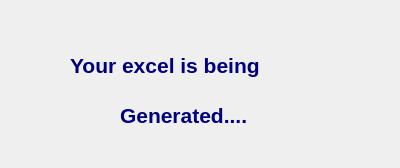
<?xml version="1.0" encoding="UTF-8"?>
<ui version="4.0">
 <class>LoadingDialog</class>
 <widget class="QDialog" name="LoadingDialog">
  <property name="geometry">
   <rect>
    <x>0</x>
    <y>0</y>
    <width>400</width>
    <height>168</height>
   </rect>
  </property>
  <property name="windowTitle">
   <string>Dialog</string>
  </property>
  <widget class="QLabel" name="label">
   <property name="geometry">
    <rect>
     <x>70</x>
     <y>30</y>
     <width>261</width>
     <height>71</height>
    </rect>
   </property>
   <property name="font">
    <font>
     <pointsize>16</pointsize>
     <weight>75</weight>
     <bold>true</bold>
    </font>
   </property>
   <property name="styleSheet">
    <string notr="true">color: rgb(0, 0, 127);</string>
   </property>
   <property name="text">
    <string>Your excel is being </string>
   </property>
  </widget>
  <widget class="QLabel" name="label_2">
   <property name="geometry">
    <rect>
     <x>120</x>
     <y>90</y>
     <width>171</width>
     <height>51</height>
    </rect>
   </property>
   <property name="font">
    <font>
     <pointsize>16</pointsize>
     <weight>75</weight>
     <bold>true</bold>
    </font>
   </property>
   <property name="styleSheet">
    <string notr="true">color: rgb(0, 0, 127);</string>
   </property>
   <property name="text">
    <string>Generated....</string>
   </property>
  </widget>
 </widget>
 <resources/>
 <connections/>
</ui>
